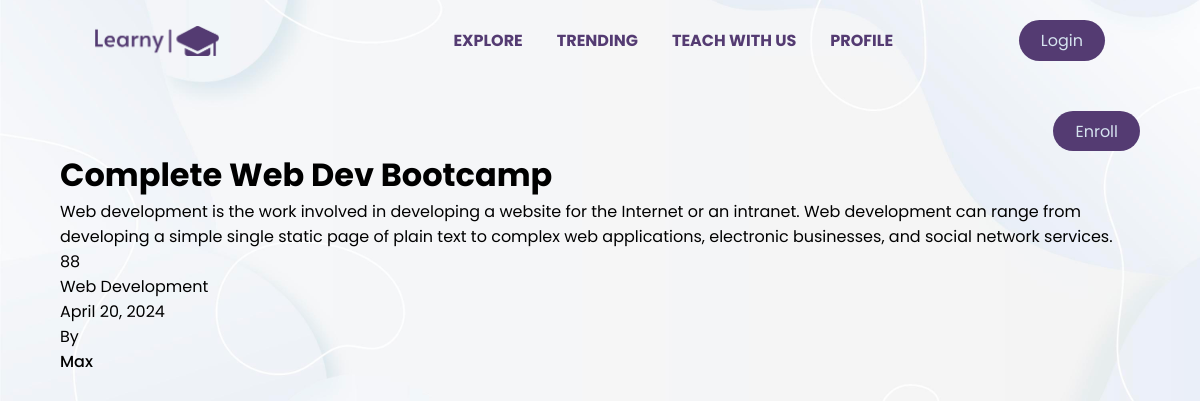
Page /workshop/workshop_detail/complete-web-dev-bootcamp/ on the committed database.
### workshop/models.py (models this page shows, shortened)
class Workshop(models.Model):
    name = models.CharField(max_length=120)
    shortdescription = models.CharField(max_length=400)
    description = models.TextField(max_length=2000)
    date = models.DateField(auto_now_add=True)
    image = models.ImageField(upload_to="workshopimages",default="defaultw")#
    students_in_workshop = models.IntegerField() #
    workshopcategory = models.ForeignKey(WorkshopCategory, on_delete=models.CASCADE) #r
    difficulty_choices = models.TextChoices("difficulty_choices","Easy Intermediate Difficult")
    difficulty = models.CharField(choices=difficulty_choices,max_length=50)
    paid = models.BooleanField(default=False)
    instructor = models.ForeignKey(Instructor, on_delete=models.CASCADE)#r
    workshopslug = models.SlugField()
    price = models.IntegerField()

class WorkshopCategory(models.Model):
    name = models.CharField(max_length=200)
    workshopcategoryslug = models.SlugField()
    class Meta:
        verbose_name_plural = "WorkshopCategories"
    def __str__(self):
        return self.name

class Instructor(models.Model):#
    name = models.CharField(max_length=120)
    role = models.CharField(max_length=120)
    qualification = models.CharField(max_length=200)
    def __str__(self):
        return self.name

### workshop/views.py (the view)
# urls.py: path('workshop_detail/<slug:slugworkshop>/',views.workshop_detail,name='workshop_detail'),
def workshop_detail(request,slugworkshop):
    workshop = Workshop.objects.get(workshopslug=slugworkshop)
    ctx = {"workshop":workshop}
    return render(request,"workshop/workshop_detail.html",context=ctx)

### workshop/templates/workshop/workshop_detail.html (shortened to what this page needs)
{% extends "base.html" %}
{% load static %}
{% block body %}
<div class="workshops container"style="margin-top:30px">
    <div class="workshop-related" style="display:flex; justify-content:space-between">
 <a href="" class="btn" style=" font-size:medium; height:40px;" >Enroll</a>
</div>
    <h1>{{workshop.name}}</h1>
    <p>{{workshop.description}}</p>
    <p>{{workshop.price}}</p>
    <p>{{workshop.workshopcategory}} </p>
    <span>{{workshop.date}}</span>
    <p>By</p>
    <span style="display:block; font-weight:500">{{workshop.instructor}}</span>
</div>
{% endblock  %}

### static/style.css (style rules this page uses)
* { margin: 0; padding: 0; box-sizing: border-box; font-family: "Poppins", sans-serif; list-style: none; text-decoration: none; }
body { background-color: aliceblue; background-image: url(board5.jpg); background-size: cover; background-position: center; }
.container { max-width: 1080px; margin-right: auto; margin-left: auto; }
.btn { padding: 8px 22px; background-color:rgb(84, 59, 114) ; color: rgb(213, 227, 239); border-radius: 5rem; }
a { text-decoration: none; }

### rows in the picture
Workshop: name "Complete Web Dev Bootcamp", description "Web development is the work involved in developing a website for the Internet or an intranet. Web development can range from developing a simple single static page of plain text to complex web applications, electronic businesses, and social network services.", price "88", workshopcategory "Web Development", date "April 20, 2024", instructor "Max"
